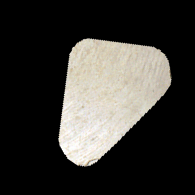
#> input picture tp3/Domenichino_Virgin-and-unicorn/Domenichino_Virgin-and-unicorn/frag_eroded/frag_eroded_109.png, 195 x 195 px, given in place of frag_eroded_2.png, which was not available
$ python tp1_1_vectorized.py
#> lines starting #> are read from the running program, lines starting #| are printed output that depends on the picture; after the words box and inside, x2 and y2 are one past the last pixel; in counts of white or black regions, pixels touching at a corner belong together; pictures that were not available may be replaced by others from this repository, and a replacement may not be noted
import cv2 as cv
import numpy as np
import time as time

time_start = time.time()

target_resolution = (1707, 775)
background_color = (128, 128, 128)
fragments_file_name_template = 'frag_eroded/frag_eroded_{}.png'
fragments_text_file = "fragments.txt"

def rotate_image(image, theta):
    image_center = tuple(np.array(image.shape[1::-1]) / 2)
    rot_mat = cv.getRotationMatrix2D(image_center, theta, 1.0)
    result = cv.warpAffine(image, rot_mat, image.shape[1::-1], flags=cv.INTER_LINEAR)
    return result

background = np.zeros((*target_resolution[::-1], 4), dtype=np.uint8)
background[:, :, :3] += np.array([*background_color], dtype=np.uint8)

fragment_counter = 0

with open(fragments_text_file) as file:
#> (reads fragments.txt from the repository)
    for line in file:
        # Get fragment info
        index, x_center_pos, y_center_pos, angle = map(float, line.split())
        x_center_pos, y_center_pos = int(x_center_pos), int(y_center_pos)

        # Read and rotate
        fragment = cv.imread(fragments_file_name_template.format(int(index)), flags=cv.IMREAD_UNCHANGED)
#> fragment is the input picture: shape (195, 195, 4); mean B, G, R, A 51.7, 55.4, 57.1, 66
        fragment = rotate_image(fragment, angle)
#> in rotate_image, `result = cv.warpAffine(image, rot_mat, image.shape[1::-1], flags=cv.IN..`:
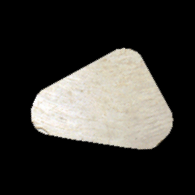
#> result: shape (195, 195, 4); mean B, G, R, A 51.7, 55.4, 57.1, 66

        # Compute area to override
        fragment_size_y, fragment_size_x = fragment.shape[0], fragment.shape[1]
#> fragment_size_y = 195; fragment_size_x = 195
        x_top_left_corner_pos = x_center_pos - fragment_size_x // 2
#> x_top_left_corner_pos = 478
        x_bot_right_corner_pos = x_center_pos + fragment_size_x // 2
#> x_bot_right_corner_pos = 672
        y_top_left_corner_pos = y_center_pos - fragment_size_y // 2
#> y_top_left_corner_pos = 543
        y_bot_right_corner_pos = y_center_pos + fragment_size_y // 2
#> y_bot_right_corner_pos = 737

        # Ensure coordinates are within bounds
        if (0 <= x_top_left_corner_pos < target_resolution[0] and
            0 <= x_bot_right_corner_pos < target_resolution[0] and
            0 <= y_top_left_corner_pos < target_resolution[1] and
            0 <= y_bot_right_corner_pos < target_resolution[1]):

            # Paste fragment with transparency
            x1, x2 = max(x_top_left_corner_pos, 0), min(x_bot_right_corner_pos, target_resolution[0])
#> x1 = 478; x2 = 672
            y1, y2 = max(y_top_left_corner_pos, 0), min(y_bot_right_corner_pos, target_resolution[1])
#> y1 = 543; y2 = 737

            fragment_x1 = x1 - x_top_left_corner_pos
#> fragment_x1 = 0
            fragment_x2 = fragment_x1 + (x2 - x1)
#> fragment_x2 = 194
            fragment_y1 = y1 - y_top_left_corner_pos
#> fragment_y1 = 0
            fragment_y2 = fragment_y1 + (y2 - y1)
#> fragment_y2 = 194

            # Blend pixels manually with transparency
            fragment_alpha = fragment[fragment_y1:fragment_y2, fragment_x1:fragment_x2, 3]
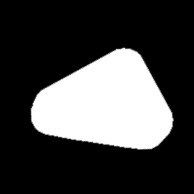
#> fragment_alpha: shape (194, 194); min 0, max 255, mean 66.7
            background_alpha = background[y1:y2, x1:x2, 3]

            for c in range(3):  # RGB channels
                background[y1:y2, x1:x2, c] = (
                    (1 - fragment_alpha / 255.0) * background[y1:y2, x1:x2, c] +
                    (fragment_alpha / 255.0) * fragment[fragment_y1:fragment_y2, fragment_x1:fragment_x2, c]
                )
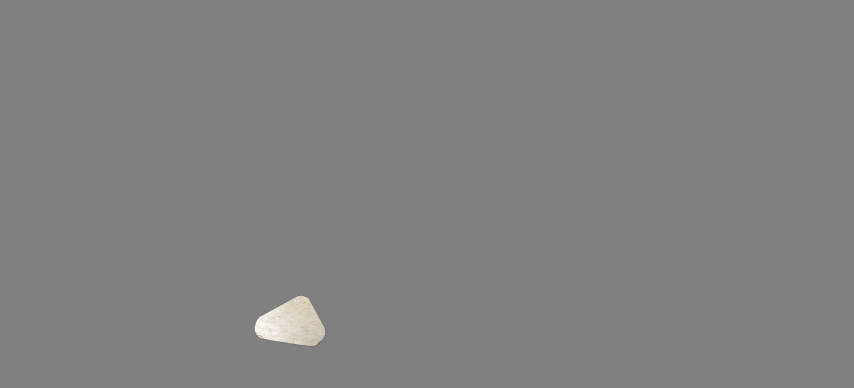
#> background: shape (775, 1707, 4) (shown at 1/2 size); mean B, G, R, A 128.5, 128.6, 128.7, 0
            background[y1:y2, x1:x2, 3] = np.maximum(fragment_alpha, background_alpha)
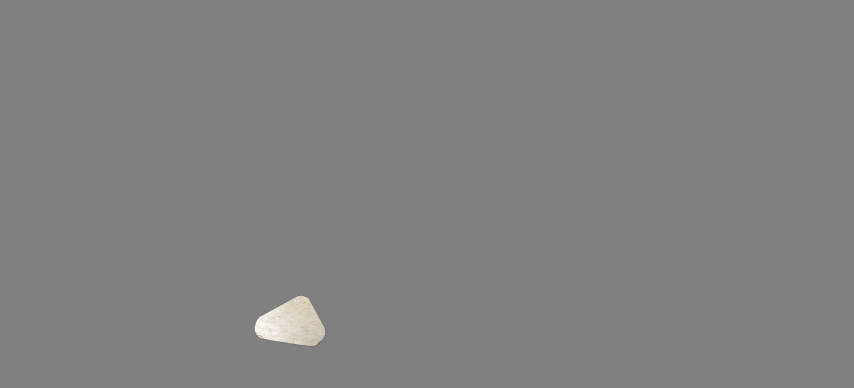
#> background: shape (775, 1707, 4) (shown at 1/2 size); 0.78% of pixels changed, all inside (x1, y1, x2, y2) = (507, 589, 653, 694)

        print(fragment_counter)
        fragment_counter += 1
#> pass 2 of the loop `for line in file:`:
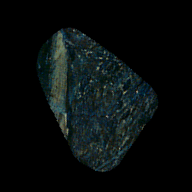
#> input picture tp3/Domenichino_Virgin-and-unicorn/Domenichino_Virgin-and-unicorn/frag_eroded/frag_eroded_115.png, 192 x 192 px, given in place of frag_eroded_4.png, which was not available
#> fragment is the input picture: shape (192, 192, 4); mean B, G, R, A 12.9, 13, 8.3, 75.7
#> result: shape (192, 192, 4)
#> fragment_alpha: shape (192, 192)
#> background_alpha: shape (192, 192); every value is 0
#> after the loop `for c in range(3):`:
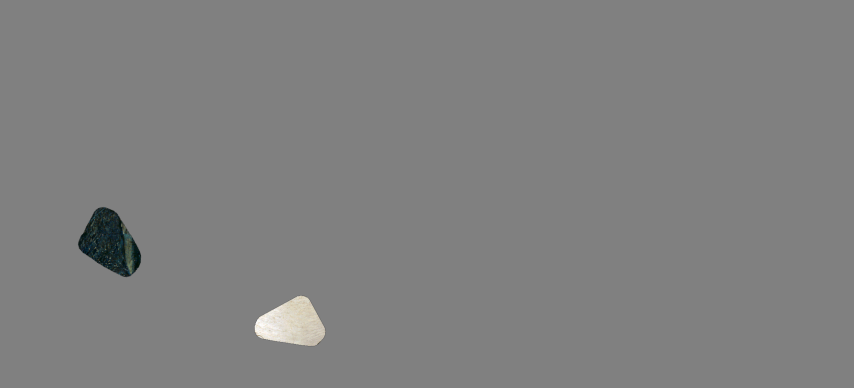
#> background: shape (775, 1707, 4) (shown at 1/2 size); 0.87% of pixels changed, all inside (x1, y1, x2, y2) = (155, 413, 284, 555)
#> `background[y1:y2, x1:x2, 3] = np.maximum(fragment_alpha, background_al..`:
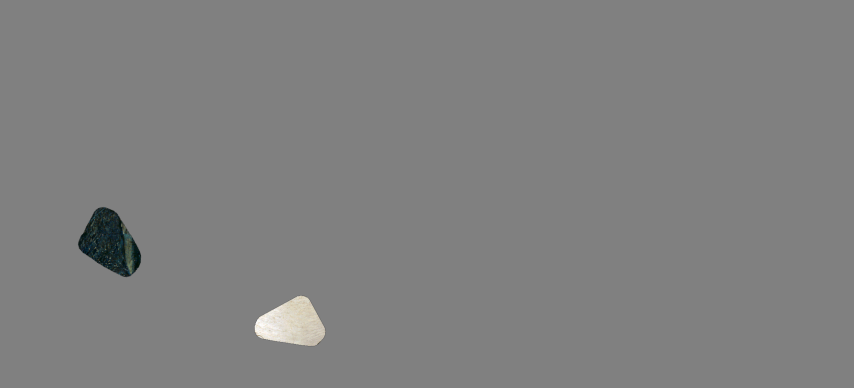
#> background: shape (775, 1707, 4) (shown at 1/2 size); 0.87% of pixels changed, all inside (x1, y1, x2, y2) = (155, 413, 284, 555)
#> (the run stopped early here; a loop or call above may not have finished)
